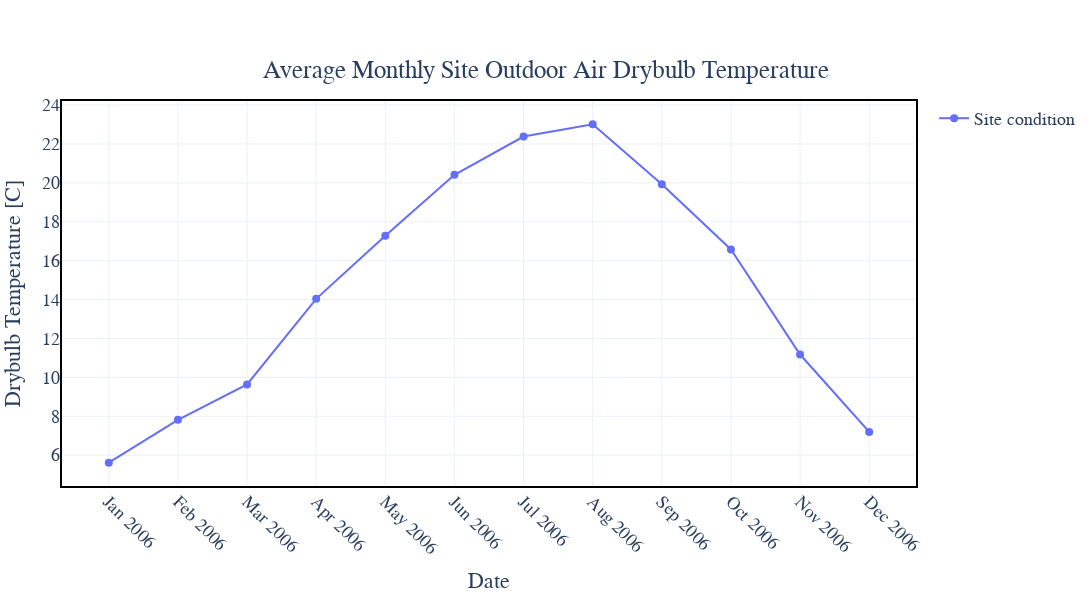

Notebook source saved alongside this figure:
### Markdown cell above
- Monthly average site outdoor air drybulb temperature

### Code cell
fig = go.Figure()

fig.add_trace(go.Scatter(
    x=monthly_avg_Site_Outdoor_Air_Drybulb_Temperature.index, 
    y=monthly_avg_Site_Outdoor_Air_Drybulb_Temperature['Site_Outdoor_Air_Drybulb_Temperature'],
    mode='lines+markers', 
    name='Site condition',
    line=dict(dash='solid'),  
    marker=dict(symbol='circle', size=8)  
))

month_labels = monthly_avg_Site_Outdoor_Air_Drybulb_Temperature.index.strftime('%b %Y')

fig.update_layout(
    title={
        'text': 'Average Monthly Site Outdoor Air Drybulb Temperature',
        'y': 0.90,  
        'x': 0.5,
        'xanchor': 'center',
        'yanchor': 'top',
    },
    xaxis_title='Date',
    yaxis_title='Drybulb Temperature [C]',
    font=dict(
        family="Times New Roman",
        size=18,
    ),
    xaxis=dict(
        type='category',  
        tickvals=monthly_avg_Site_Outdoor_Air_Drybulb_Temperature.index,
        ticktext=month_labels,
        tickangle=45  
    ),
    yaxis=dict(fixedrange=False),
    hovermode="x unified",
    paper_bgcolor='white',  
    plot_bgcolor='white',   
    margin=dict(l=60, r=60, t=100, b=60),  
    showlegend=True,
    width=1100,  
    height=600   
)

fig.update_layout(
    shapes=[
        dict(
            type="rect",
            xref="paper", yref="paper",
            x0=0, y0=0, x1=1, y1=1,
            line=dict(color="black", width=2)
        )
    ]
)

fig.show()

### Figure 1 — Plotly figure (JSON) as saved in the notebook; plotly's stock layout.template omitted (floating-point values rounded to 4 significant figures)
{"data": [{"line": {"dash": "solid"}, "marker": {"size": 8, "symbol": "circle"}, "mode": "lines+markers", "name": "Site condition", "type": "scatter", "x": ["2006-01-31T00:00:00", "2006-02-28T00:00:00", "2006-03-31T00:00:00", "2006-04-30T00:00:00", "2006-05-31T00:00:00", "2006-06-30T00:00:00", "2006-07-31T00:00:00", "2006-08-31T00:00:00", "2006-09-30T00:00:00", "2006-10-31T00:00:00", "2006-11-30T00:00:00", "2006-12-31T00:00:00"], "y": [5.615, 7.816, 9.639, 14.04, 17.29, 20.42, 22.38, 23.01, 19.93, 16.58, 11.17, 7.196]}], "layout": {"font": {"family": "Times New Roman", "size": 18}, "height": 600, "hovermode": "x unified", "margin": {"b": 60, "l": 60, "r": 60, "t": 100}, "paper_bgcolor": "white", "plot_bgcolor": "white", "shapes": [{"line": {"color": "black", "width": 2}, "type": "rect", "x0": 0, "x1": 1, "xref": "paper", "y0": 0, "y1": 1, "yref": "paper"}], "showlegend": true, "title": {"text": "Average Monthly Site Outdoor Air Drybulb Temperature", "x": 0.5, "xanchor": "center", "y": 0.9, "yanchor": "top"}, "width": 1100, "xaxis": {"tickangle": 45, "ticktext": ["Jan 2006", "Feb 2006", "Mar 2006", "Apr 2006", "May 2006", "Jun 2006", "Jul 2006", "Aug 2006", "Sep 2006", "Oct 2006", "Nov 2006", "Dec 2006"], "tickvals": ["2006-01-31T00:00:00", "2006-02-28T00:00:00", "2006-03-31T00:00:00", "2006-04-30T00:00:00", "2006-05-31T00:00:00", "2006-06-30T00:00:00", "2006-07-31T00:00:00", "2006-08-31T00:00:00", "2006-09-30T00:00:00", "2006-10-31T00:00:00", "2006-11-30T00:00:00", "2006-12-31T00:00:00"], "title": {"text": "Date"}, "type": "category"}, "yaxis": {"fixedrange": false, "title": {"text": "Drybulb Temperature [C]"}}}}
